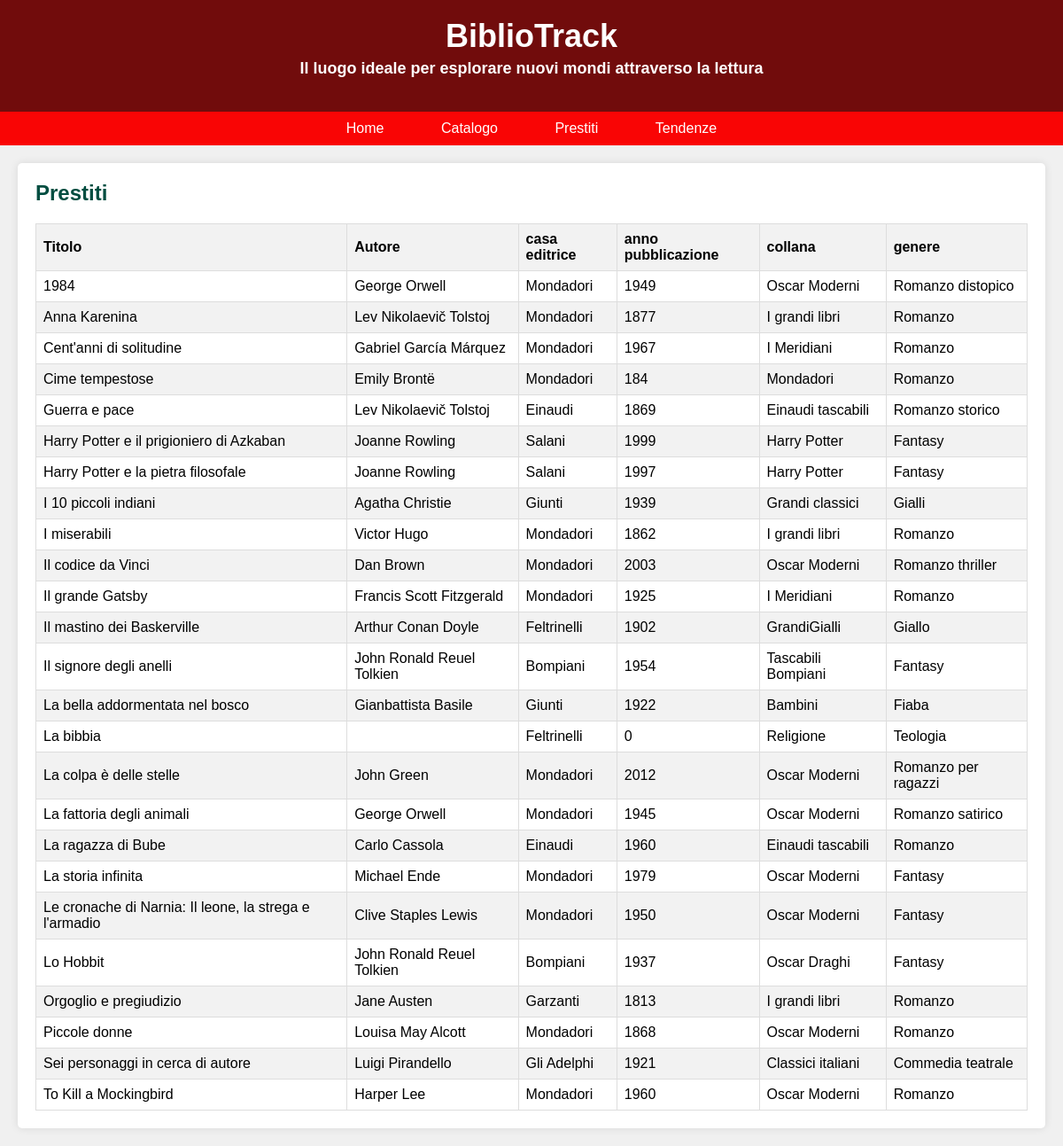
/catalogo.php, run on the app's committed database.
### tables this page shows
CREATE TABLE `libri` (
  `PK_Id_libro` int(11) NOT NULL,
  `Titolo` varchar(100) NOT NULL,
  `Autore` varchar(50) NOT NULL,
  `Casa_editrice` varchar(50) NOT NULL,
  `Anno_pubblicazione` int(4) DEFAULT NULL,
  `Collana` varchar(50) DEFAULT NULL,
  `Genere` varchar(50) DEFAULT NULL
);

### catalogo.php (the view, shortened to what this page needs)
<!DOCTYPE html>
<html lang="it">
<head>
</head>
<body>
    <header>
        <h1>BiblioTrack</h1>
        <h3>Il luogo ideale per esplorare nuovi mondi attraverso la lettura</h3>
    </header>
    <nav>
        <a href="index.html">Home</a>
        <a href="catalogo.php">Catalogo</a>
        <a href="prestiti.html">Prestiti</a>
        <a href="tendenze.php">Tendenze</a>
    </nav>
    <div class="container">
        <div class="catalog-section">
            <h2>Prestiti</h2>
            <table>
                <thead>
                    <tr>
                        <th>Titolo</th>
                        <th>Autore</th>
                        <th>casa editrice</th>
                        <th>anno pubblicazione</th>
                        <th>collana</th>
                        <th>genere</th>
                    </tr>
                </thead>
                <tbody>
                    <?php
                    $servername = "localhost";
                    $username = "root";
                    $password = "Ruozzi1234";
                    $dbname = "bibliotrack";
                    $conn = new mysqli($servername, $username, $password, $dbname);
                    $sql = "SELECT * FROM libri order by Titolo";
                    $result = $conn->query($sql);
                    if ($result->num_rows > 0) {
                        while($row = $result->fetch_assoc()) {
                            echo "<tr><td>".$row["Titolo"]."</td><td>".$row["Autore"]."</td><td>".$row["Casa_editrice"]."</td><td>".$row["Anno_pubblicazione"]."</td><td>".$row["Collana"]."</td><td>".$row["Genere"]."</td></tr>";
                        }
                    } else {
                        echo "<tr><td colspan='5'>Nessun prestito trovato</td></tr>";
                    }
                    ?>
                </tbody>
            </table>
        </div>
    </div>
</body>
</html>

### catalogo.php (style rules this page uses)
body { font-family: Arial, sans-serif; margin: 0; padding: 0; background-color: #f0f0f0; }
header { background-color: #710c0c; color: #fff; padding: 20px 0; text-align: center; }
header h1 { margin: 0; font-size: 36px; }
header h3 { margin-top: 5px; font-size: 18px; }
nav { background-color: #f90505; padding: 10px 0; text-align: center; }
nav a { color: #fff; text-decoration: none; padding: 10px 20px; margin: 0 10px; border-radius: 5px; transition: background-color 0.3s; }
.container { max-width: 1200px; margin: 20px auto; padding: 0 20px; }
.catalog-section { background-color: #fff; padding: 20px; border-radius: 5px; box-shadow: 0 0 10px rgba(0,0,0,0.1); }
.catalog-section h2 { margin-top: 0; color: #004d40; }
table { width: 100%; border-collapse: collapse; }
th, td { border: 1px solid #ddd; padding: 8px; text-align: left; }
th { background-color: #f2f2f2; }
tr:nth-child(even) { background-color: #f2f2f2; }

### data on the page
libri: Titolo "1984", Autore "George Orwell", Casa_editrice "Mondadori", Anno_pubblicazione "1949", Collana "Oscar Moderni", Genere "Romanzo distopico"
libri: Titolo "Anna Karenina", Autore "Lev Nikolaevič Tolstoj", Casa_editrice "Mondadori", Anno_pubblicazione "1877", Collana "I grandi libri", Genere "Romanzo"
libri: Titolo "Cent'anni di solitudine", Autore "Gabriel García Márquez", Casa_editrice "Mondadori", Anno_pubblicazione "1967", Collana "I Meridiani", Genere "Romanzo"
libri: Titolo "Cime tempestose", Autore "Emily Brontë", Casa_editrice "Mondadori", Anno_pubblicazione "184", Collana "Mondadori", Genere "Romanzo"
libri: Titolo "Guerra e pace", Autore "Lev Nikolaevič Tolstoj", Casa_editrice "Einaudi", Anno_pubblicazione "1869", Collana "Einaudi tascabili", Genere "Romanzo storico"
libri: Titolo "Harry Potter e il prigioniero di Azkaban", Autore "Joanne Rowling", Casa_editrice "Salani", Anno_pubblicazione "1999", Collana "Harry Potter", Genere "Fantasy"
libri: Titolo "Harry Potter e la pietra filosofale", Autore "Joanne Rowling", Casa_editrice "Salani", Anno_pubblicazione "1997", Collana "Harry Potter", Genere "Fantasy"
libri: Titolo "I 10 piccoli indiani", Autore "Agatha Christie", Casa_editrice "Giunti", Anno_pubblicazione "1939", Collana "Grandi classici", Genere "Gialli"
libri: Titolo "I miserabili", Autore "Victor Hugo", Casa_editrice "Mondadori", Anno_pubblicazione "1862", Collana "I grandi libri", Genere "Romanzo"
libri: Titolo "Il codice da Vinci", Autore "Dan Brown", Casa_editrice "Mondadori", Anno_pubblicazione "2003", Collana "Oscar Moderni", Genere "Romanzo thriller"
libri: Titolo "Il grande Gatsby", Autore "Francis Scott Fitzgerald", Casa_editrice "Mondadori", Anno_pubblicazione "1925", Collana "I Meridiani", Genere "Romanzo"
libri: Titolo "Il mastino dei Baskerville", Autore "Arthur Conan Doyle", Casa_editrice "Feltrinelli", Anno_pubblicazione "1902", Collana "GrandiGialli", Genere "Giallo"
libri: Titolo "Il signore degli anelli", Autore "John Ronald Reuel Tolkien", Casa_editrice "Bompiani", Anno_pubblicazione "1954", Collana "Tascabili Bompiani", Genere "Fantasy"
libri: Titolo "La bella addormentata nel bosco", Autore "Gianbattista Basile", Casa_editrice "Giunti", Anno_pubblicazione "1922", Collana "Bambini", Genere "Fiaba"
libri: Titolo "La bibbia", Casa_editrice "Feltrinelli", Anno_pubblicazione "0", Collana "Religione", Genere "Teologia"
libri: Titolo "La colpa è delle stelle", Autore "John Green", Casa_editrice "Mondadori", Anno_pubblicazione "2012", Collana "Oscar Moderni", Genere "Romanzo per ragazzi"
libri: Titolo "La fattoria degli animali", Autore "George Orwell", Casa_editrice "Mondadori", Anno_pubblicazione "1945", Collana "Oscar Moderni", Genere "Romanzo satirico"
libri: Titolo "La ragazza di Bube", Autore "Carlo Cassola", Casa_editrice "Einaudi", Anno_pubblicazione "1960", Collana "Einaudi tascabili", Genere "Romanzo"
libri: Titolo "La storia infinita", Autore "Michael Ende", Casa_editrice "Mondadori", Anno_pubblicazione "1979", Collana "Oscar Moderni", Genere "Fantasy"
libri: Titolo "Le cronache di Narnia: Il leone, la strega e l'armadio", Autore "Clive Staples Lewis", Casa_editrice "Mondadori", Anno_pubblicazione "1950", Collana "Oscar Moderni", Genere "Fantasy"
libri: Titolo "Lo Hobbit", Autore "John Ronald Reuel Tolkien", Casa_editrice "Bompiani", Anno_pubblicazione "1937", Collana "Oscar Draghi", Genere "Fantasy"
libri: Titolo "Orgoglio e pregiudizio", Autore "Jane Austen", Casa_editrice "Garzanti", Anno_pubblicazione "1813", Collana "I grandi libri", Genere "Romanzo"
libri: Titolo "Piccole donne", Autore "Louisa May Alcott", Casa_editrice "Mondadori", Anno_pubblicazione "1868", Collana "Oscar Moderni", Genere "Romanzo"
libri: Titolo "Sei personaggi in cerca di autore", Autore "Luigi Pirandello", Casa_editrice "Gli Adelphi", Anno_pubblicazione "1921", Collana "Classici italiani", Genere "Commedia teatrale"
libri: Titolo "To Kill a Mockingbird", Autore "Harper Lee", Casa_editrice "Mondadori", Anno_pubblicazione "1960", Collana "Oscar Moderni", Genere "Romanzo"
